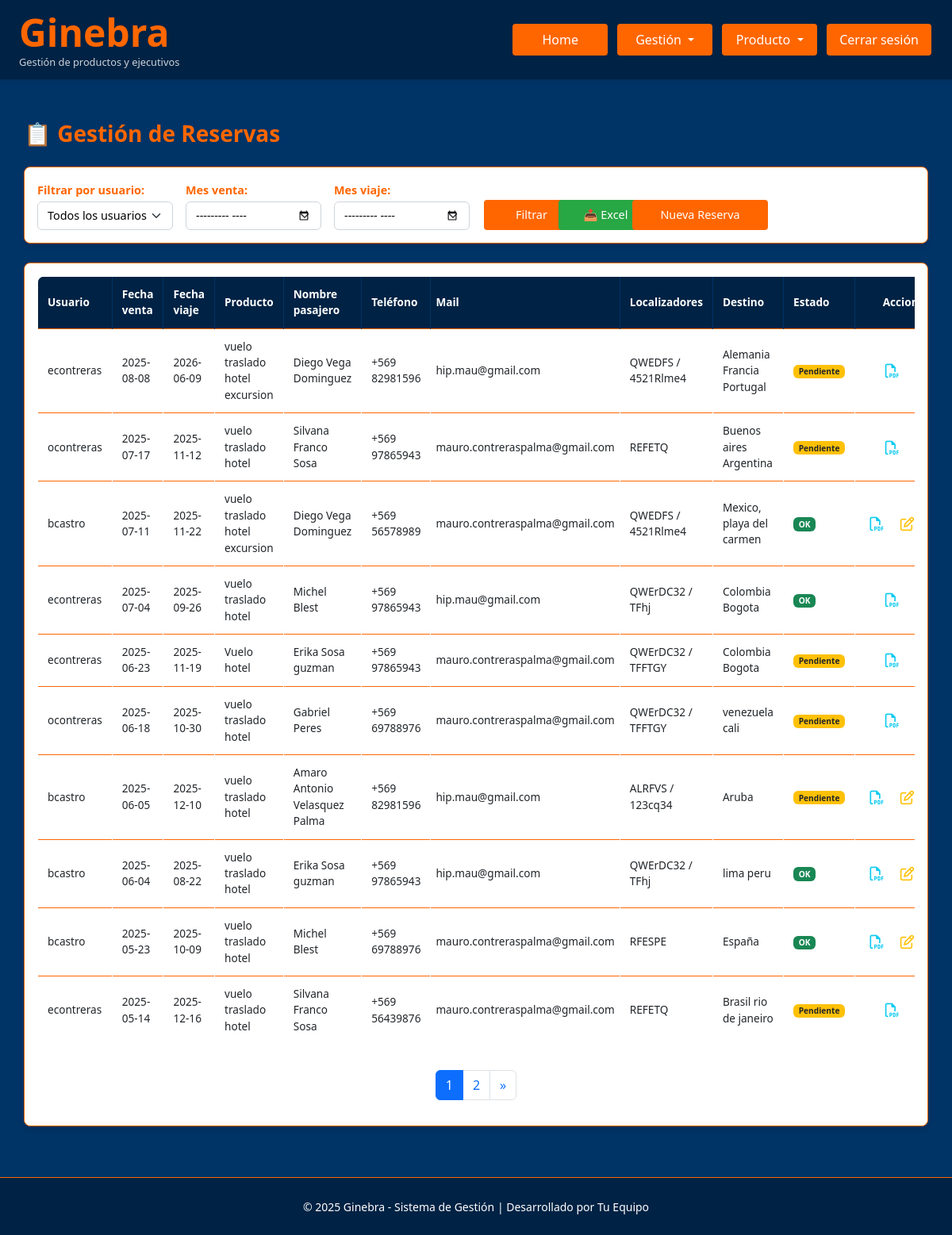
Screenshot of /admin/reservas (signed in) with the database file from the repository.
### Ginebra.py (models this page shows, shortened)
class Reserva(db.Model):
    id = db.Column(db.Integer, primary_key=True)
    usuario_id = db.Column(db.Integer, db.ForeignKey('usuario.id'), nullable=False)
    fecha_viaje = db.Column(db.Date, nullable=True, index=True)
    fecha_fin_viaje = db.Column(db.Date, nullable=True, index=True)
    fecha_venta = db.Column(db.Date, nullable=True, index=True)
    producto = db.Column(db.String(100), index=True)
    modalidad_pago = db.Column(db.String(100), index=True)
    nombre_pasajero = db.Column(db.String(100), index=True)
    telefono_pasajero = db.Column(db.String(100), index=True)
    mail_pasajero = db.Column(db.String(100), index=True)
    precio_venta_total = db.Column(db.Numeric(12,2), default=Decimal('0.00'), index=True)
    precio_venta_neto = db.Column(db.Numeric(12,2), default=Decimal('0.00'), index=True)
    hotel_neto = db.Column(db.Numeric(12,2), default=Decimal('0.00'), index=True)
    vuelo_neto = db.Column(db.Numeric(12,2), default=Decimal('0.00'), index=True)
    traslado_neto = db.Column(db.Numeric(12,2), default=Decimal('0.00'), index=True)
    seguro_neto = db.Column(db.Numeric(12,2), default=Decimal('0.00'), index=True)
    circuito_neto = db.Column(db.Numeric(12,2), default=Decimal('0.00'), index=True)
    crucero_neto = db.Column(db.Numeric(12,2), default=Decimal('0.00'), index=True)
    excursion_neto = db.Column(db.Numeric(12,2), default=Decimal('0.00'), index=True)
    paquete_neto = db.Column(db.Numeric(12,2), default=Decimal('0.00'), index=True)
    ganancia_total =  db.Column(db.Numeric(12,2), default=Decimal('0.00'), index=True)
    comision_ejecutivo = db.Column(db.Numeric(12,2), default=Decimal('0.00'), index=True)
    comision_agencia = db.Column(db.Numeric(12,2), default=Decimal('0.00'), index=True)
    bonos = db.Column(db.Numeric(12,2), default=Decimal('0.00'), index=True)
    localizadores = db.Column(db.Text, nullable=True)
    nombre_ejecutivo = db.Column(db.String(100), index=True)
    correo_ejecutivo = db.Column(db.String(100), index=True)
    destino = db.Column(db.String(100))
    comentarios = db.Column(db.Text, nullable=True)
    comprobante_venta = db.Column(db.String(200))
    comprobante_pdf = db.Column(db.LargeBinary)
    estado_pago = db.Column(db.Enum(*ESTADO_PAGO_OPTIONS, name='estado_pago_reserva'), default='No Pagado')
    venta_cobrada = db.Column(db.Enum(*VENTA_COBRADA_OPTIONS, name='venta_cobrada_options'), default='No Cobrada')
    venta_emitida = db.Column(db.Enum(*VENTA_EMITIDA_OPTIONS, name='venta_emitida_options'), default='No Emitida')
    opinion = db.Column(db.Enum(*OPINION_OPTIONS, name='estado_opinion_viaje'), default='No')
    postventa = db.Column(db.Enum(*POSTVENTA_OPTIONS, name='estado_postventa_viaje'), default='No')
    estado_postventa = db.Column(db.Enum(*ESTADO_POSTVENTA_OPTIONS, name='estado_postventa_viaje'), default='not ok')
    experiencia = db.Column(db.Text, nullable=True)
    seguimiento = db.Column(db.Text, nullable=True)
    usuario = db.relationship('Usuario', backref=db.backref('reservas', lazy=True))
    empresa_id = db.Column(db.Integer, db.ForeignKey('empresa.id'), nullable=True)
    empresa = db.relationship('Empresa', backref=db.backref('reservas', lazy=True))

class Usuario(UserMixin, db.Model):
    id = db.Column(db.Integer, primary_key=True)
    username = db.Column(db.String(150), unique=True, nullable=False, index=True)
    password_hash = db.Column(db.String(256), nullable=False)
    nombre = db.Column(db.String(150), index=True)
    apellidos = db.Column(db.String(150), index=True)
    rut = db.Column(db.String(12), unique=True, nullable=True, index=True)
    fecha_nacimiento = db.Column(db.Date, index=True)
    fecha_ingreso = db.Column(db.Date, index=True)
    telefono = db.Column(db.String(20), index=True)
    correo_personal = db.Column(db.String(150), index=True)
    correo = db.Column(db.String(150), unique=True, nullable=False, index=True)
    direccion = db.Column(db.String(250), index=True)
    comision = db.Column(db.Numeric(12,2), default=Decimal('0'), index=True)
    sueldo = db.Column(db.Numeric(12,2), default=Decimal('0'), index=True)
    banco = db.Column(db.String(100), index=True)
    cuenta_bancaria = db.Column(db.String(100), index=True)
    estado = db.Column(db.Enum(*ESTADO_OPTIONS, name='estado_usuario'), default='Activo')
    rol = db.Column(db.Enum(*ROLES, name='roles'), nullable=False)
    empresa_id = db.Column(db.Integer, db.ForeignKey('empresa.id'), nullable=True)
    empresa = db.relationship('Empresa', backref=db.backref('usuarios', lazy=True))
    @property
    def password(self):
        """No permite leer la contraseña directamente."""
        raise AttributeError('No se puede leer la contraseña')

### Ginebra.py (the view)
@app.route('/admin/reservas')
@login_required
@rol_required('admin', 'master', 'controling', 'ejecutivo', 'analista')
def admin_reservas():
    empresa_param = request.args.get('empresa_id', '')
    usuario_param = request.args.get('usuario_id', '')
    fecha_venta_param = request.args.get('fecha_venta', '')
    fecha_viaje_param = request.args.get('fecha_viaje', '')
    page = request.args.get('page', 1, type=int)
    per_page = 10
    query = Reserva.query.join(Usuario)
    if current_user.rol in ['ejecutivo', 'analista']:
        query = query.filter(Reserva.usuario_id == current_user.id)
    elif current_user.rol == 'controling':
        query = query.filter(Usuario.empresa_id == current_user.empresa_id)
    selected_empresa_id = empresa_param
    if empresa_param and current_user.rol in ['master', 'admin']:
        query = query.filter(Usuario.empresa_id == int(empresa_param))
    selected_usuario_id = usuario_param
    if usuario_param and current_user.rol in ['master', 'admin', 'controling']:
        query = query.filter(Reserva.usuario_id == int(usuario_param))
    selected_fecha_venta = fecha_venta_param
    if fecha_venta_param:
        year, month = map(int, fecha_venta_param.split('-'))
        query = query.filter(db.extract('year', Reserva.fecha_venta) == year,
                             db.extract('month', Reserva.fecha_venta) == month)
    selected_fecha_viaje = fecha_viaje_param
    if fecha_viaje_param:
        year, month = map(int, fecha_viaje_param.split('-'))
        query = query.filter(db.extract('year', Reserva.fecha_viaje) == year,
                             db.extract('month', Reserva.fecha_viaje) == month)
    empresas = []
    usuarios = []
    if current_user.rol in ['master', 'admin']:
        empresas = Empresa.query.all()
        usuarios = Usuario.query.order_by(Usuario.nombre, Usuario.apellidos).all()
    elif current_user.rol == 'controling':
        usuarios = Usuario.query.filter(Usuario.empresa_id == current_user.empresa_id).order_by(Usuario.nombre, Usuario.apellidos).all()
    reservas = query.order_by(Reserva.fecha_venta.desc()).paginate(
        page=page, per_page=per_page, error_out=False
    )
    return render_template('admin_reservas.html',
                         reservas=reservas,
                         empresas=empresas,
                         usuarios=usuarios,
                         selected_empresa_id=selected_empresa_id,
                         selected_usuario_id=selected_usuario_id,
                         selected_fecha_venta=selected_fecha_venta,
                         selected_fecha_viaje=selected_fecha_viaje)

### templates/admin_reservas.html (shortened to what this page needs)
{% extends "base.html" %}
{% block extra_css %}
<link rel="stylesheet" href="{{ url_for('static', filename='contabilidad_empresas.css') }}">
{% endblock %}
{% block content %}
<div class="container" style="margin-top: 120px;">
  <div class="d-flex justify-content-between align-items-center mb-4">
    <h3 class="mb-0">📋 Gestión de Reservas</h3>
  </div>
  <div class="card mb-4">
    <div class="card-body">
      <form method="GET" class="row g-3 align-items-end">
        {% if current_user.rol in ['master', 'admin', 'controling'] %}
        <div class="col-md-2">
          <label for="usuario_id" class="form-label">Filtrar por usuario:</label>
          <select class="form-select" id="usuario_id" name="usuario_id">
            <option value="">Todos los usuarios</option>
          </select>
        </div>
        {% endif %}
        <div class="col-md-2">
          <label for="fecha_venta" class="form-label">Mes venta:</label>
          <input type="month" class="form-select" id="fecha_venta" name="fecha_venta"
                 value="{{ selected_fecha_venta or '' }}">
        </div>
        <div class="col-md-2">
          <label for="fecha_viaje" class="form-label">Mes viaje:</label>
          <input type="month" class="form-select" id="fecha_viaje" name="fecha_viaje"
                 value="{{ selected_fecha_viaje or '' }}">
        </div>
        <div class="col-md-1">
          <button type="submit" class="btn btn-primary">Filtrar</button>
        </div>
        <div class="col-md-1">
          <a href="{{ url_for('exportar_reservas_admin', empresa_id=selected_empresa_id, usuario_id=selected_usuario_id, fecha_venta=selected_fecha_venta, fecha_viaje=selected_fecha_viaje) }}" class="btn btn-success w-100">📤 Excel</a>
        </div>
        <div class="col-md-2">
          <a href="{{ url_for('gestionar_reservas') }}" class="btn btn-custom w-100">Nueva Reserva</a>
        </div>
      </form>
    </div>
  </div>
  <div class="card">
    <div class="card-body">
      {% if reservas.items %}
      <div class="table-responsive">
        <table class="table table-bordered table-hover text-white align-middle w-100 tabla-reservas-peq">
          <thead>
            <tr>
              <th>Usuario</th>
              <th>Fecha venta</th>
              <th>Fecha viaje</th>
              <th>Producto</th>
              <th>Nombre pasajero</th>
              <th>Teléfono</th>
              <th class="mail-col">Mail</th>
              <th>Localizadores</th>
              <th>Destino</th>
              <th>Estado</th>
              <th class="text-center">Acciones</th>
            </tr>
          </thead>
          <tbody>
            {% for reserva in reservas.items %}
            <tr>
              <td>{{ reserva.usuario.username if reserva.usuario else 'Sin usuario' }}</td>
              <td>{{ reserva.fecha_venta.strftime('%Y-%m-%d') if reserva.fecha_venta else '-' }}</td>
              <td>{{ reserva.fecha_viaje.strftime('%Y-%m-%d') if reserva.fecha_viaje else '-' }}</td>
              <td>{{ reserva.producto or '-' }}</td>
              <td>{{ reserva.nombre_pasajero or '-' }}</td>
              <td>{{ reserva.telefono_pasajero or '-' }}</td>
              <td class="mail-col">{{ reserva.mail_pasajero or '-' }}</td>
              <td>{{ reserva.localizadores or '-' }}</td>
              <td>{{ reserva.destino or '-' }}</td>
              <td>
                {% if reserva.estado_pago == 'Pagado' and reserva.venta_cobrada == 'Cobrada' and reserva.venta_emitida == 'Emitida' %}
                  <span class="badge bg-success">OK</span>
                {% else %}
                  <span class="badge bg-warning text-dark">Pendiente</span>
                {% endif %}
              </td>
              <td class="text-center">
                <div class="d-inline-flex gap-2">
                  {% if reserva.comprobante_venta %}
                    <a href="{{ url_for('descargar_comprobante', reserva_id=reserva.id) }}" target="_blank" title="Ver PDF" class="icon-action text-info">
                      <i class="fa-regular fa-file-pdf"></i>
                    </a>
                  {% endif %}
                  {% if current_user.rol in ['admin', 'master'] or reserva.usuario_id == current_user.id %}
                    <a href="{{ url_for('gestionar_reservas', editar=reserva.id) }}" class="icon-action text-warning" title="Editar">
                      <i class="fa-regular fa-pen-to-square"></i>
                    </a>
                  {% endif %}
                  <form action="{{ url_for('eliminar_reserva', id=reserva.id) }}" method="post" class="d-inline" onsubmit="return confirm('¿Eliminar esta reserva?')" style="display:inline;">
                    <button type="submit" class="icon-action text-danger" title="Eliminar">
                    </button>
                  </form>
                </div>
              </td>
            </tr>
            {% endfor %}
          </tbody>
        </table>
      </div>
      {% if reservas.pages > 1 %}
      <nav aria-label="Page navigation" class="mt-3">
        <ul class="pagination justify-content-center">
          {% for page_num in reservas.iter_pages(left_edge=1, right_edge=1, left_current=2, right_current=2) %}
            {% if page_num %}
              <li class="page-item {% if reservas.page == page_num %}active{% endif %}">
                <a class="page-link" href="{{ url_for('admin_reservas', page=page_num, empresa_id=selected_empresa_id, usuario_id=selected_usuario_id, fecha_venta=selected_fecha_venta, fecha_viaje=selected_fecha_viaje) }}">{{ page_num }}</a>
              </li>
            {% else %}
              <li class="page-item disabled"><a class="page-link" href="#">...</a></li>
            {% endif %}
          {% endfor %}
          {% if reservas.has_next %}
          <li class="page-item">
            <a class="page-link" href="{{ url_for('admin_reservas', page=reservas.next_num, empresa_id=selected_empresa_id, usuario_id=selected_usuario_id, fecha_venta=selected_fecha_venta, fecha_viaje=selected_fecha_viaje) }}">&raquo;</a>
          </li>
          {% endif %}
        </ul>
      </nav>
      {% endif %}
      {% else %}
      <div class="text-center py-5">
        <p class="mb-0">No hay reservas que coincidan con los filtros seleccionados.</p>
        <a href="{{ url_for('gestionar_reservas') }}" class="btn btn-custom mt-3">Crear primera reserva</a>
      </div>
      {% endif %}
    </div>
  </div>
</div>
{% endblock %}

### rows the page displays
Reserva: usuario "econtreras", fecha_venta "2025-08-08", fecha_viaje "2026-06-09", producto "vuelo traslado hotel excursion", nombre_pasajero "Diego Vega Dominguez", telefono_pasajero "+569 82981596", mail_pasajero "hip.mau@gmail.com", localizadores "QWEDFS / 4521Rlme4", destino "Alemania Francia Portugal", estado_pago "Pendiente"
Reserva: usuario "ocontreras", fecha_venta "2025-07-17", fecha_viaje "2025-11-12", producto "vuelo traslado hotel", nombre_pasajero "Silvana Franco Sosa", telefono_pasajero "+569 97865943", mail_pasajero "mauro.contreraspalma@gmail.com", localizadores "REFETQ", destino "Buenos aires Argentina", estado_pago "Pendiente"
Reserva: usuario "bcastro", fecha_venta "2025-07-11", fecha_viaje "2025-11-22", producto "vuelo traslado hotel excursion", nombre_pasajero "Diego Vega Dominguez", telefono_pasajero "+569 56578989", mail_pasajero "mauro.contreraspalma@gmail.com", localizadores "QWEDFS / 4521Rlme4", destino "Mexico, playa del carmen", estado_pago "OK"
Reserva: usuario "econtreras", fecha_venta "2025-07-04", fecha_viaje "2025-09-26", producto "vuelo traslado hotel", nombre_pasajero "Michel Blest", telefono_pasajero "+569 97865943", mail_pasajero "hip.mau@gmail.com", localizadores "QWErDC32 / TFhj", destino "Colombia Bogota", estado_pago "OK"
Reserva: usuario "econtreras", fecha_venta "2025-06-23", fecha_viaje "2025-11-19", producto "Vuelo hotel", nombre_pasajero "Erika Sosa guzman", telefono_pasajero "+569 97865943", mail_pasajero "mauro.contreraspalma@gmail.com", localizadores "QWErDC32 / TFFTGY", destino "Colombia Bogota", estado_pago "Pendiente"
Reserva: usuario "ocontreras", fecha_venta "2025-06-18", fecha_viaje "2025-10-30", producto "vuelo traslado hotel", nombre_pasajero "Gabriel Peres", telefono_pasajero "+569 69788976", mail_pasajero "mauro.contreraspalma@gmail.com", localizadores "QWErDC32 / TFFTGY", destino "venezuela cali", estado_pago "Pendiente"
Reserva: usuario "bcastro", fecha_venta "2025-06-05", fecha_viaje "2025-12-10", producto "vuelo traslado hotel", nombre_pasajero "Amaro Antonio Velasquez Palma", telefono_pasajero "+569 82981596", mail_pasajero "hip.mau@gmail.com", localizadores "ALRFVS / 123cq34", destino "Aruba", estado_pago "Pendiente"
Reserva: usuario "bcastro", fecha_venta "2025-06-04", fecha_viaje "2025-08-22", producto "vuelo traslado hotel", nombre_pasajero "Erika Sosa guzman", telefono_pasajero "+569 97865943", mail_pasajero "hip.mau@gmail.com", localizadores "QWErDC32 / TFhj", destino "lima peru", estado_pago "OK"
Reserva: usuario "bcastro", fecha_venta "2025-05-23", fecha_viaje "2025-10-09", producto "vuelo traslado hotel", nombre_pasajero "Michel Blest", telefono_pasajero "+569 69788976", mail_pasajero "mauro.contreraspalma@gmail.com", localizadores "RFESPE", destino "España", estado_pago "OK"
Reserva: usuario "econtreras", fecha_venta "2025-05-14", fecha_viaje "2025-12-16", producto "vuelo traslado hotel", nombre_pasajero "Silvana Franco Sosa", telefono_pasajero "+569 56439876", mail_pasajero "mauro.contreraspalma@gmail.com", localizadores "REFETQ", destino "Brasil rio de janeiro", estado_pago "Pendiente"

### other values shown
{{ page_num }} "1" "2"
